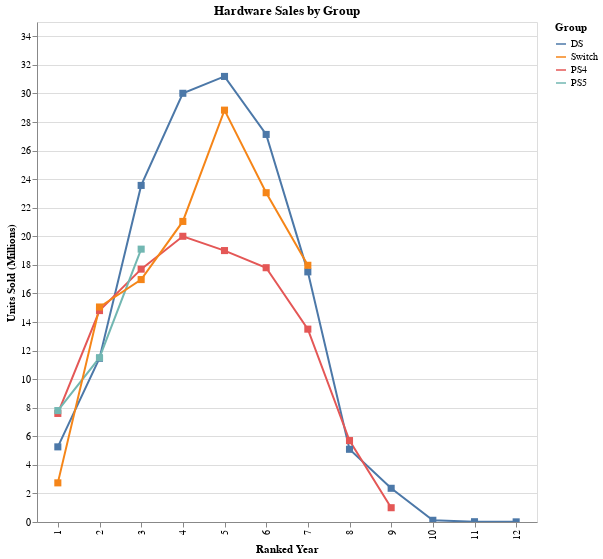

Notebook code for this chart:
### Code cell
consoles = ["DS", "Switch", "PS4", "PS5"]
# consoles = ["DS", "2DS/3DS", "Gamecube", "Wii", "Wii U", "Switch"]
filter_rows = df_ranked["Group"].isin(consoles)
df_plot = df_ranked[filter_rows]
df_plot = df_plot[df_plot["Date"].dt.year <= 2023]

selection = alt.selection_point(fields=['Group'], bind='legend')
opacity=alt.condition(selection, alt.value(1), alt.value(0.2))

width = 500
height = 500
chart = alt.Chart(df_plot).mark_line(point={"shape": "square", "size": 50})\
    .encode(
        x=alt.X("rk_date:N", title="Ranked Year"),
        y=alt.Y("Qty:Q", title="Units Sold (Millions)"),
        color=alt.Color("Group:N", title="Group").sort(consoles),
        opacity=opacity,
        tooltip=["Group", "Date", "Qty"]
        
)

# width = 100
# height = 100
# chart = alt.Chart(df_plot).mark_bar()\
#     .encode(
#         x=alt.X("Group:N", title="Group"),
#         y=alt.Y("Qty:Q", title="Units Sold (Millions)"),
#         color=alt.Color("Group:N", title="Group"),
#         column=alt.Color("rk_date:N", title="Ranked Year"),
#         opacity=opacity,
#         tooltip=["Group", "Date", "Qty"]
# )

chart = chart.add_params(selection)
chart = chart.properties(
    title="Hardware Sales by Group",
    width=width,
    height=height
).interactive()

chart

### Figure 1 — Vega-Lite specification as saved in the notebook (floating-point values rounded to 4 significant figures)
{"config": {"view": {"continuousWidth": 300, "continuousHeight": 300}}, "data": {"name": "data-0f61395178ca31ed5a5bb49d477df4dd"}, "mark": {"type": "line", "point": {"shape": "square", "size": 50}}, "encoding": {"color": {"field": "Group", "sort": ["DS", "Switch", "PS4", "PS5"], "title": "Group", "type": "nominal"}, "opacity": {"condition": {"param": "param_7", "value": 1}, "value": 0.2}, "tooltip": [{"field": "Group", "type": "nominal"}, {"field": "Date", "type": "temporal"}, {"field": "Qty", "type": "quantitative"}], "x": {"field": "rk_date", "title": "Ranked Year", "type": "nominal"}, "y": {"field": "Qty", "title": "Units Sold (Millions)", "type": "quantitative"}}, "height": 500, "params": [{"name": "param_7", "select": {"type": "point", "fields": ["Group"]}, "bind": "legend"}, {"name": "param_8", "select": {"type": "interval", "encodings": ["x", "y"]}, "bind": "scales"}], "title": "Hardware Sales by Group", "width": 500, "$schema": "https://vega.github.io/schema/vega-lite/v5.8.0.json", "datasets": {"data-0f61395178ca31ed5a5bb49d477df4dd": [{"Group": "DS", "Date": "2005-03-31T00:00:00", "Qty": 5.26, "rk_date": 1}, {"Group": "DS", "Date": "2006-03-31T00:00:00", "Qty": 11.46, "rk_date": 2}, {"Group": "DS", "Date": "2007-03-31T00:00:00", "Qty": 23.56, "rk_date": 3}, {"Group": "DS", "Date": "2008-03-31T00:00:00", "Qty": 30.01, "rk_date": 4}, {"Group": "DS", "Date": "2009-03-31T00:00:00", "Qty": 31.19, "rk_date": 5}, {"Group": "DS", "Date": "2010-03-31T00:00:00", "Qty": 27.13, "rk_date": 6}, {"Group": "DS", "Date": "2011-03-31T00:00:00", "Qty": 17.51, "rk_date": 7}, {"Group": "DS", "Date": "2012-03-31T00:00:00", "Qty": 5.09, "rk_date": 8}, {"Group": "DS", "Date": "2013-03-31T00:00:00", "Qty": 2.36, "rk_date": 9}, {"Group": "DS", "Date": "2014-03-31T00:00:00", "Qty": 0.12, "rk_date": 10}, {"Group": "DS", "Date": "2015-03-31T00:00:00", "Qty": 0.02, "rk_date": 11}, {"Group": "DS", "Date": "2016-03-31T00:00:00", "Qty": 0.01, "rk_date": 12}, {"Group": "PS4", "Date": "2014-03-31T00:00:00", "Qty": 7.6, "rk_date": 1}, {"Group": "PS4", "Date": "2015-03-31T00:00:00", "Qty": 14.8, "rk_date": 2}, {"Group": "PS4", "Date": "2016-03-31T00:00:00", "Qty": 17.7, "rk_date": 3}, {"Group": "PS4", "Date": "2017-03-31T00:00:00", "Qty": 20.0, "rk_date": 4}, {"Group": "PS4", "Date": "2018-03-31T00:00:00", "Qty": 19.0, "rk_date": 5}, {"Group": "PS4", "Date": "2019-03-31T00:00:00", "Qty": 17.8, "rk_date": 6}, {"Group": "PS4", "Date": "2020-03-31T00:00:00", "Qty": 13.5, "rk_date": 7}, {"Group": "PS4", "Date": "2021-03-31T00:00:00", "Qty": 5.7, "rk_date": 8}, {"Group": "PS4", "Date": "2022-03-31T00:00:00", "Qty": 1.0, "rk_date": 9}, {"Group": "PS5", "Date": "2021-03-31T00:00:00", "Qty": 7.8, "rk_date": 1}, {"Group": "PS5", "Date": "2022-03-31T00:00:00", "Qty": 11.5, "rk_date": 2}, {"Group": "PS5", "Date": "2023-03-31T00:00:00", "Qty": 19.1, "rk_date": 3}, {"Group": "Switch", "Date": "2017-03-31T00:00:00", "Qty": 2.74, "rk_date": 1}, {"Group": "Switch", "Date": "2018-03-31T00:00:00", "Qty": 15.05, "rk_date": 2}, {"Group": "Switch", "Date": "2019-03-31T00:00:00", "Qty": 16.97, "rk_date": 3}, {"Group": "Switch", "Date": "2020-03-31T00:00:00", "Qty": 21.04, "rk_date": 4}, {"Group": "Switch", "Date": "2021-03-31T00:00:00", "Qty": 28.83, "rk_date": 5}, {"Group": "Switch", "Date": "2022-03-31T00:00:00", "Qty": 23.05, "rk_date": 6}, {"Group": "Switch", "Date": "2023-03-31T00:00:00", "Qty": 17.97, "rk_date": 7}]}}
